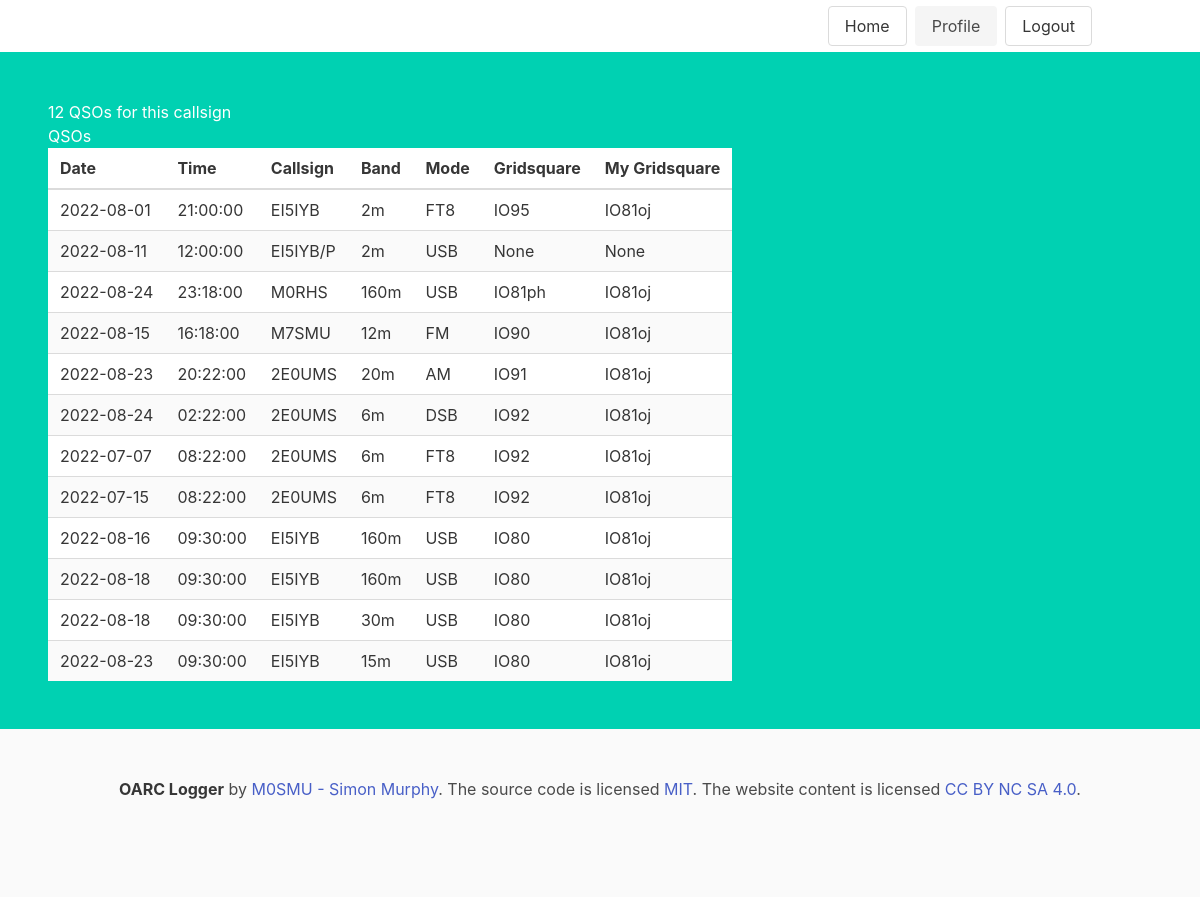
/callsigns/M0SMU/qsos (signed in), run on an earlier commit of the app's database.
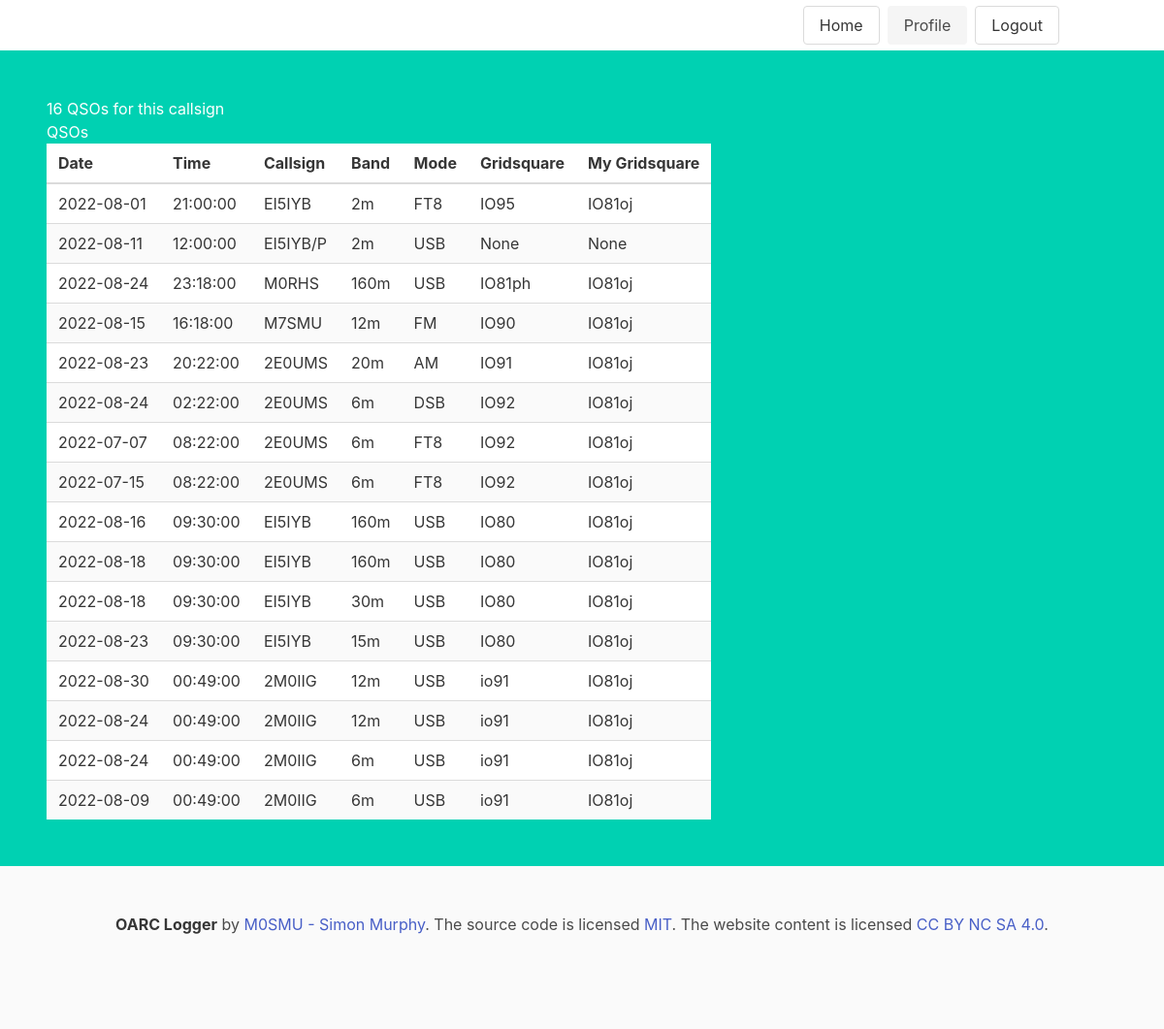
And on a later commit of the database.
### logger/models.py (models this page shows, shortened)
class QSO(db.Model):
    id = db.Column(db.Integer, primary_key=True) # primary keys are required by SQLAlchemy
    band = db.Column(db.String(25))
    mode = db.Column(db.String(25))
    submode = db.Column(db.String(25))
    freq = db.Column(db.String(25))
    call = db.Column(db.String(50))
    station_callsign = db.Column(db.String(50))
    operator = db.Column(db.String(50))
    owner_callsign = db.Column(db.String(50))
    qso_date = db.Column(db.Date())
    qso_date_off = db.Column(db.Date())
    time_on = db.Column(db.Time())
    time_off = db.Column(db.Time())
    gridsquare = db.Column(db.String(10))
    my_gridsquare = db.Column(db.String(10))
    rst_rcvd = db.Column(db.String(10))
    rst_sent = db.Column(db.String(10))
    tx_pwr = db.Column(db.String(10))
    my_rig = db.Column(db.String(100))
    my_antenna = db.Column(db.String(100))
    qso_random = db.Column(db.String(1))
    qso_complete = db.Column(db.String(3))
    sat_mode = db.Column(db.String(25))
    sat_name = db.Column(db.String(25))
    srx = db.Column(db.Integer)
    srx_string = db.Column(db.String(50))
    stx = db.Column(db.Integer)
    stx_string = db.Column(db.String(50))
    my_sota_ref = db.Column(db.String(25))
    sota_ref = db.Column(db.String(25))
    my_iota = db.Column(db.String(6))
    iota = db.Column(db.String(6))
    my_iota_island_id = db.Column(db.Integer)
    iota_island_id = db.Column(db.Integer)

### logger/callsigns/views.py (the view)
@callsigns.route("/<callsign>/qsos")
def call(callsign):
    callsign = callsign.replace('_', '/')
    callqsos = QSO.query.filter_by(station_callsign = callsign).all()
    return render_template('callsign.html', qsos=callqsos)

### logger/application.py (called while the page is built)
def create_app():
    app = Flask(__name__)
    app.config.from_object(Config)
    db.init_app(app)
    login_manager = LoginManager()
    login_manager.login_view = 'users.login'
    login_manager.init_app(app)
    from logger.models import User
    @login_manager.user_loader
    def load_user(user_id):
        return User.query.get(int(user_id))
    app.register_blueprint(users, url_prefix='/users')
    app.register_blueprint(callsigns, url_prefix='/callsigns')
    app.register_blueprint(qsos, url_prefix='/qsos')
    @app.route("/")
    def index():
        return render_template('index.html')
    return app

### logger/templates/callsign.html
{% extends 'base.html' %}
{% block content %}
    <h1>{% block title %} {{ qsos|length }} QSOs for this callsign {% endblock %}</h1>
    <h2>QSOs</h2>
    <table class="table is-striped is-hoverable">
        <thead>
            <tr>
                <th>Date</th>
                <th>Time</th>
                <th>Callsign</th>
                <th>Band</th>
                <th>Mode</th>
                <th>Gridsquare</th>
                <th>My Gridsquare</th>
            </tr>
        </thead>
        <tbody>
            {% for qso in qsos %}
            <tr>
                <td>{{ qso.qso_date }}</td>
                <td>{{ qso.time_on }}</td>
                <td>{{ qso.call }}</td>
                <td>{{ qso.band }}</td>
                <td>{{ qso.mode }}</td>
                <td>{{ qso.gridsquare }}</td>
                <td>{{ qso.my_gridsquare }}</td>
            </tr>
            {% else %}
            No QSOs
            {% endfor %}
        </tbody>
    </table>
{% endblock %}

### logger/templates/base.html (shortened to what this page needs)
<!DOCTYPE html>
<html>
<head>
    <link rel="stylesheet" href="https://cdnjs.cloudflare.com/ajax/libs/bulma/0.7.2/css/bulma.min.css" />
</head>
<body>
    <nav class="navbar">
        <div class="container">
            <div id="navbarMenuHeroA" class="navbar-menu">
                <div class="navbar-end">
                    <div class="buttons">
                        <a href="{{ url_for('users.index') }}" class="button">
                            Home
                        </a>
                        {% if current_user.is_authenticated %}
                        <a href="{{ url_for('users.profile', user='simon') }}" class="button is-light">
                            Profile
                        </a>
                        {% endif %}
                        {% if current_user.is_authenticated %}
                        <a href="{{ url_for('users.logout') }}" class="button">
                            Logout
                        </a>
                    {% endif %}
                </div>
            </div>
        </div>
    </nav>
    <section class="hero is-primary">
        <div class="hero-body">
            {% block content %}
            {% endblock %}
        </div>
    </section>
</body>
<footer class="footer">
    <div class="content has-text-centered">
      <p>
        <strong>OARC Logger</strong> by <a href="https://qrz.com/db/M0SMU">M0SMU - Simon Murphy</a>. The source code is licensed
        <a href="http://opensource.org/licenses/mit-license.php">MIT</a>. The website content
        is licensed <a href="http://creativecommons.org/licenses/by-nc-sa/4.0/">CC BY NC SA 4.0</a>.
      </p>
    </div>
  </footer>
</html>

What changed in the data, as far as the page shows it:
added QSO: qso_date "2022-08-30", time_on "00:49:00", call "2M0IIG", band "12m", mode "USB", gridsquare "io91", my_gridsquare "IO81oj"
added QSO: qso_date "2022-08-24", time_on "00:49:00", call "2M0IIG", band "12m", mode "USB", gridsquare "io91", my_gridsquare "IO81oj"
added QSO: qso_date "2022-08-24", time_on "00:49:00", call "2M0IIG", band "6m", mode "USB", gridsquare "io91", my_gridsquare "IO81oj"
added QSO: qso_date "2022-08-09", time_on "00:49:00", call "2M0IIG", band "6m", mode "USB", gridsquare "io91", my_gridsquare "IO81oj"
Also different on the page:
{{ qsos|length }}: "12" → "16"
